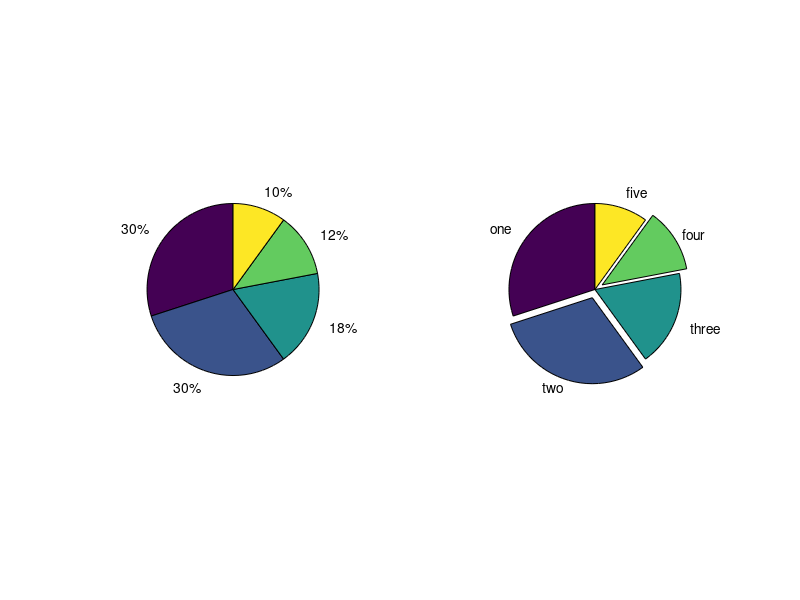
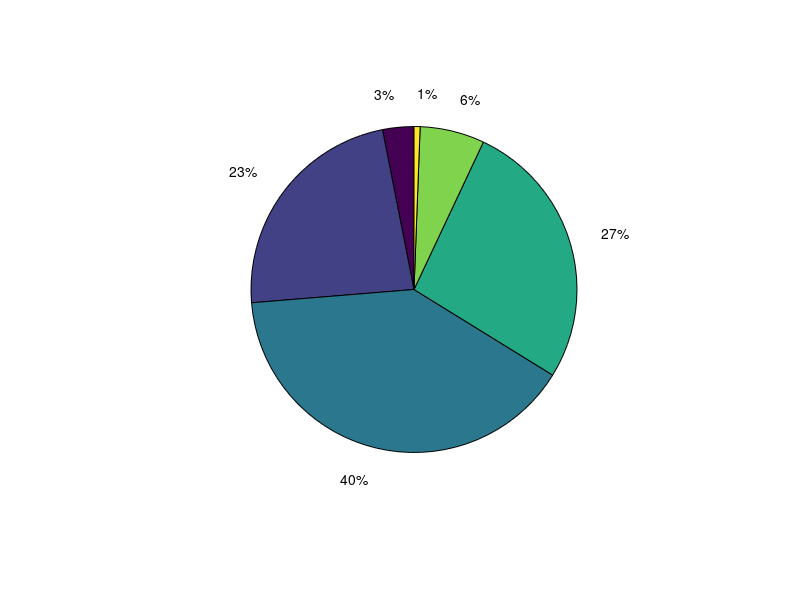

Recreate these plots in MATLAB, in order.
%%
%   COURSE: Master statistics and machine learning: intuition, math, code										
%      URL: udemy.com/course/statsml_x/?couponCode=202006 
% 
%  SECTION: Visualizing data
%    VIDEO: Pie charts
% 
%  TEACHER: Mike X Cohen, sincxpress.com
%

%%

% a clear MATLAB workspace is a clear mental workspace
close all; clear; clc
pkg load statistics % load Octave stats package

%% create data for the plot

nbins = 5;
totalN = 100;

rawdata = ceil(logspace(log10(1/2),log10(nbins-.01),totalN));

% prepare data for pie chart
uniquenums = unique(rawdata);
data4pie = zeros(length(uniquenums),1);

for i=1:length(uniquenums)
    data4pie(i) = sum(rawdata==uniquenums(i));
end

%% show the pie chart

figure(1), clf

subplot(121)
pie(data4pie)

subplot(122)
pie(data4pie',[0 30 0 1 0],{'one','two','three','four','five'})

%% for continuous data

% generate log-normal distribution
data = exp( randn(1000,1)/10 );


figure(2), clf

% generate bins using histogram
histbins = hist(data,6);

% and show that as a pie chart
pie(histbins)

%% done.
